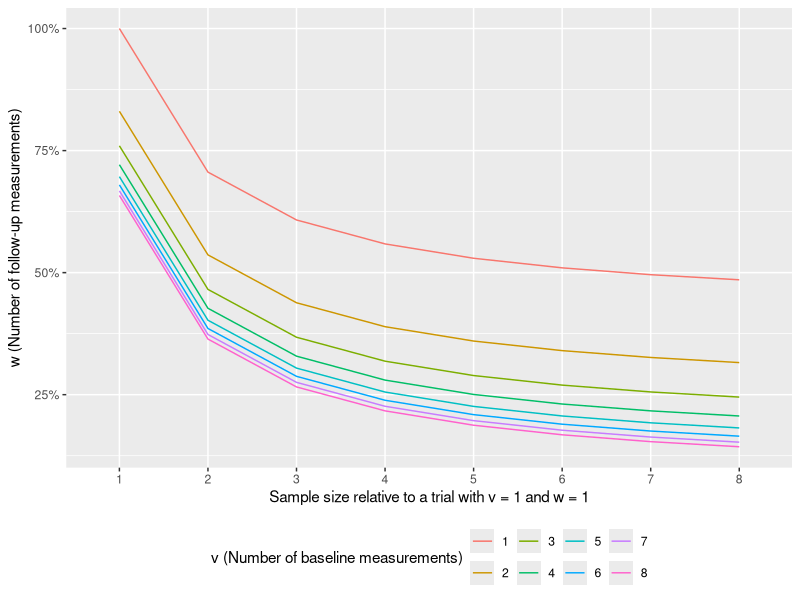

This figure's R source:
# Correction factor
R <- function(r, p, rho) {
  l1 <- (1 + (r - 1) * rho) / r
  l2 <- (p * rho^2) / (1 + (p - 1) * rho)
  return(l1 - l2)
}

# Sample size calculator
n <- function(Delta, r, p, rho, alpha = 0.05, beta = 0.8) {
  f <- (qnorm(1 - alpha/2) + qnorm(beta))^2
  R.int <- R(r, p, rho)
  print(paste("f =", round(f, 2)))
  print(paste("R =", round(R.int, 2)))
  n <- (2 / Delta^2) * R.int * f
  print(paste("Sample size per group required =", ceiling(n)))
  invisible(n)
}

# Examples
n(0.4, 1, 1, 0.7)
n(0.4, 2, 1, 0.7)
n(0.4, 3, 1, 0.7)

# Overall plot
rp <- expand.grid(1:8, 1:8)
colnames(rp) <- c("r", "p")
rp$n <- apply(rp, 1, function(x) n(0.4, x[1], x[2], 0.7))
rp$n <- rp$n / rp$n[1]

library(ggplot2)
library(scales)
ggplot(aes(x = factor(r), y = n, colour = factor(p)), data = rp) +
  geom_line(aes(group = factor(p))) +
  scale_y_continuous(labels = scales::percent) +
  labs(
    colour = "v (Number of baseline measurements)",
    y = "w (Number of follow-up measurements)",
    x = "Sample size relative to a trial with v = 1 and w = 1"
  ) +
  theme(legend.position = "bottom")
